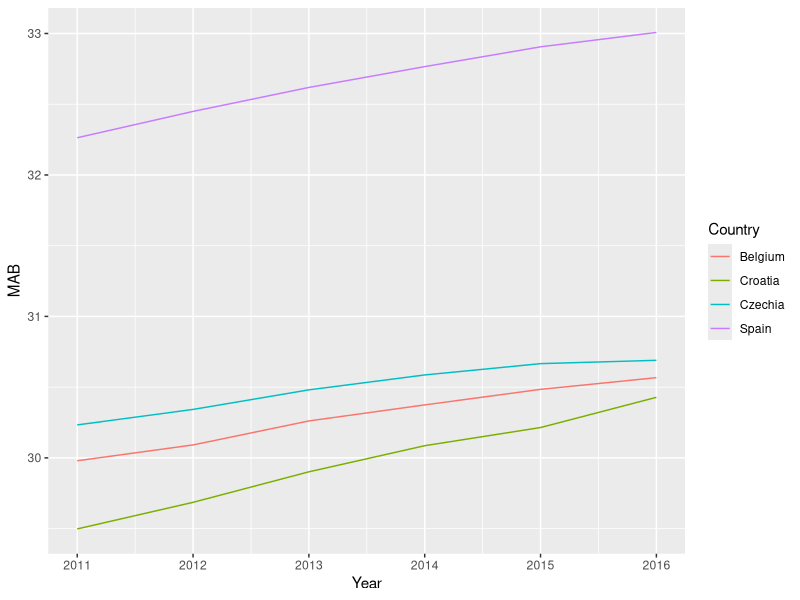
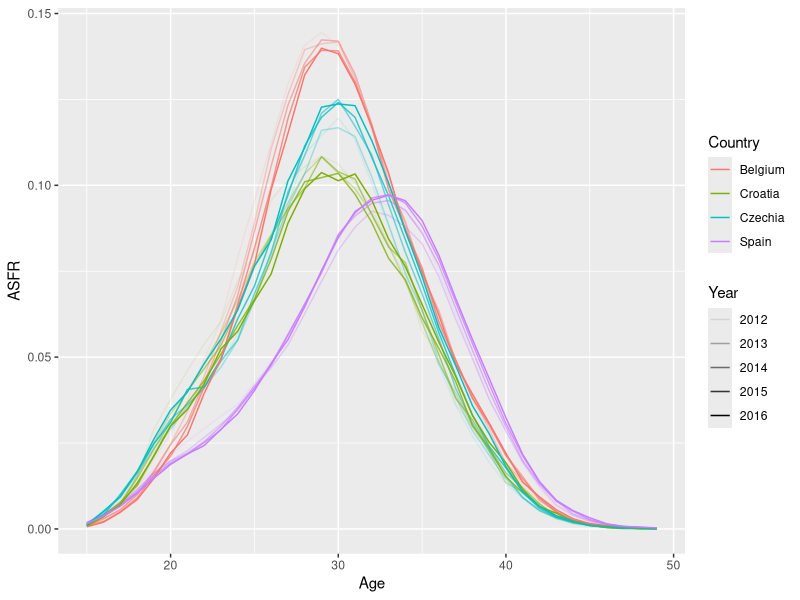
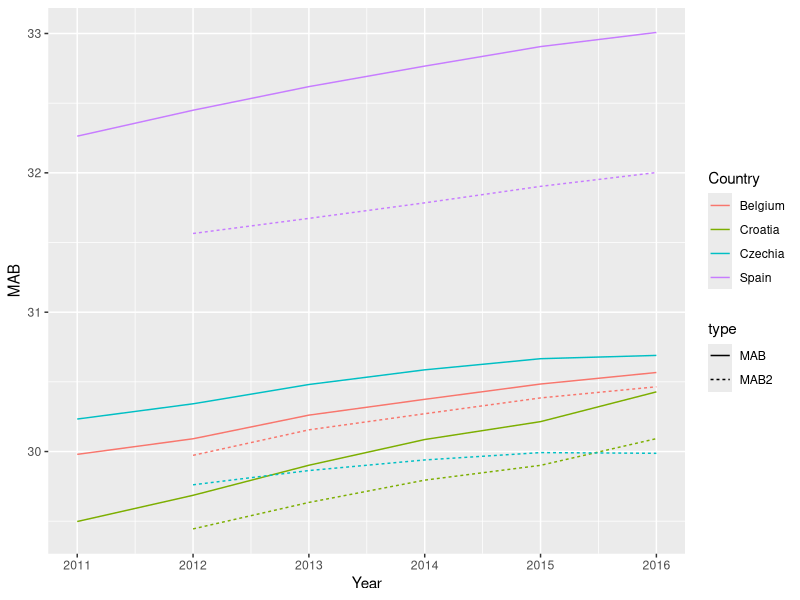

Source code (R) for these figures, in order:
## ---- chunk 1
knitr::opts_chunk$set(echo = TRUE)
## ---- chunk 2
library(tidyverse)
library(readxl)
?read_excel
Wide <- read_excel(
           path = "Data/demo_fasec.xlsx",
           range = "A10:H158")
glimpse(Wide)
## ---- chunk 3
Long <- pivot_longer(
          data = Wide, 
          cols = `2011`:`2016`,
          names_to = "TIME",
          values_to = "Births")

glimpse(Long)
## ---- chunk 4
# reverse operation
pivot_wider(data = Long,
            names_from = "TIME",
            values_from = "Births")
## ---- chunk 5
Long <- select(
  .data = Long,
  Country = `GEO/TIME`,
  Age = AGE,
  Year = TIME,
  Births 
)
head(Long)
## ---- chunk 6
Long <- 
  read_excel(
    path = "Data/demo_fasec.xlsx",
    range = "A10:H158") %>% 
  pivot_longer(
    cols = `2011`:`2016`,
    names_to = "Year",
    values_to = "Births") %>% 
  select(
     Country = `GEO/TIME`,
     Year,
     Age = AGE,
     Births)
## ---- chunk 7
Long <- 
  # first read in from Excel
  read_excel(
    path = "Data/demo_fasec.xlsx",
    range = "A10:H158") %>% 
  # stack years
  pivot_longer(
    cols = `2011`:`2016`,
    names_to = "Year",
    values_to = "Births") %>% 
  # pick out the columns
  select(
     Country = `GEO/TIME`,
     Year,
     Age = AGE,
     Births)
## ---- chunk 8
# selecting a column with $ 
unique(Long$Age)

# same thing using tidy:
Long %>% 
  pull(Age) %>% # pull() extracts column as vector
  unique()
## ---- chunk 9
1:5 == 5
## ---- chunk 10
abcde <- c("a","b","c","d","e")
abcde[1:5 == 5]
## ---- chunk 11
c("a","d","k") %in% abcde
## ---- chunk 12
Long2 <-
  Long %>% 
  # add group metadata
  group_by(Country, Year) %>% 
  # raise Total count to column for element-wise rescale
  mutate(TOT = Births[Age == "Total"]) %>% 
  # throw out Total and Unknown ages
  filter(! Age %in% c("Total", "Unknown")) %>% 
  # rescale proportions known to stated total
  mutate(Births = Births / sum(Births) * TOT) %>% 
  # groups no longer needed, let's remove them:
  ungroup()
## ---- chunk 13
Long2 %>% 
  mutate(Age = gsub(Age,
                    pattern = " years", 
                    replacement = ""),
         Age = as.integer(Age))
## ---- chunk 14
Long2 %>% 
  mutate(Age = Age %>%  
                gsub(
                  pattern = " years", 
                  replacement = "") %>% 
               as.integer())
## ---- chunk 15
Births <- 
  # first read in from Excel
  read_excel(
    path = "Data/demo_fasec.xlsx",
    range = "A10:H158") %>% 
  # stack years
  pivot_longer(
    cols = `2011`:`2016`,
    names_to = "Year",
    values_to = "Births") %>% 
  # pick out the columns
  select(
     Country = `GEO/TIME`,
     Year,
     Age = AGE,
     Births) %>% 
  # add group metadata
  group_by(Country, Year) %>% 
  # raise Total count to column for element-wise rescale
  mutate(TOT = Births[Age == "Total"]) %>% 
  # throw out Total and Unknown ages
  filter(! Age %in% c("Total", "Unknown")) %>% 
  # rescale proportions known to stated total
  mutate(Births = Births / sum(Births) * TOT) %>% 
  # groups no longer needed, let's remove them:
  ungroup() %>% 
  # clean up Age
  mutate(Age = Age %>%  
                gsub(
                  pattern = " years", 
                  replacement = "") %>% 
                as.integer(),
         Year = as.integer(Year)) %>% 
  # sort rows
  arrange(Country, Year, Age) %>% 
  # remove TOT column, no longer needed
  select(-TOT)

# have a look
glimpse(Births)
## ---- chunk 16
a <- 1:10
a %% 2
a %% 5
## ---- chunk 17
Age <- 0:20
Age - Age %% 5
## ---- chunk 18
Births %>% 
  mutate(Age = Age - Age %% 5) %>% 
  group_by(Country, Year, Age) %>% 
  summarize(Births = sum(Births),
            .groups = "drop")
## ---- chunk 19
Births %>% 
  summarize(Births = sum(Births))
## ---- chunk 20
Births %>% 
  group_by(Country, Year) %>% 
  summarize(Births = sum(Births),
            .groups = "drop")
## ---- chunk 21
Births %>% 
  mutate(Country_Group = case_when(Country == "Czechia" ~ "A",
                                   Country == "Spain" ~ "A",
                                   Country == "Belgium" ~ "B",
                                   Country == "Croatia" ~ "B")) %>% 
  group_by(Country_Group, Year) %>% 
  summarize(Births = sum(Births),
            .groups = "drop")
## ---- chunk 22
a <- 1:17
case_when(a %% 6 == 0 ~ a / 2 + 1,
          a %% 3 == 0 ~ a * 2,
          a %% 2 == 1 ~ a + 1,
          a %% 2 == 0 ~ a + 2)
## ---- chunk 23
case_when(a %% 3 == 0 ~ a * 2,
          a %% 6 == 0 ~ a / 2 + 1,
          a %% 2 == 1 ~ a + 1,
          a %% 2 == 0 ~ a + 2)
## ---- chunk 24
MAB <-
  Births %>% 
  mutate(Age = Age + .5) %>% 
  group_by(Country, Year) %>% 
  summarize(MAB = sum(Births * Age) / sum(Births),
            .groups = "drop") 
glimpse(MAB)
## ---- chunk 25
MAB %>% 
  ggplot(aes(x = Year, 
             y = MAB, 
             group = Country, 
             color = Country)) +
  geom_line()
## ---- chunk 26
Pop <- read_excel("Data/demo_pjan.xlsx",
           range = "A10:CZ510",
           na = ":")
dim(Pop)
## ---- chunk 27
# check first and last age classes
# colnames(Pop)
Pop <- 
  Pop %>% 
  pivot_longer(`Less than 1 year`:`Unknown`,
               names_to = "AGE",
               values_to = "Population") %>% 
  rename(Country = `GEO/AGE`) %>% 
  filter(!is.na(Population))

glimpse(Pop)
## ---- chunk 28
Pop %>% 
  pull(AGE) %>% 
  unique()
## ---- chunk 29
a <- c("10 years","11 years")
# standard
a %>% gsub(pattern = " years", replacement = "") %>% as.integer()
# terse regular expression
a %>% gsub(pattern = "([0-9]+).*$", replacement = "\\1") %>% as.integer()
# or a handy helper function from the readr package:
parse_number(a)
## ---- chunk 30
Pop <-
  Pop %>% 
  mutate(Age = case_when(
    AGE == "Less than 1 year" ~ 0,
    AGE == "Open-ended age class" ~ 100,
    AGE == "Unknown" ~ NA_real_,
    TRUE ~ parse_number(AGE)
  ),
  Year = as.integer(TIME)) %>% 
  select(-TIME, -AGE)
## ---- chunk 31
Pop <-
  Pop %>% 
  # declare groups
  group_by(Country, Year) %>% 
  # 1. move Unknown age up to column
  # 2. replace NAs w 0s in the new UNK column
  mutate(UNK = Population[is.na(Age)],
         UNK = ifelse(is.na(UNK), 0, UNK)) %>%  
  # remove rows with Unknown age
  filter(!is.na(Age)) %>% 
  # do the redistribution
  mutate(Population = Population + Population / sum(Population) * UNK) %>% 
  # remove groups
  ungroup() %>% 
  # remove column no longer needed
  select(-UNK) 
## ---- chunk 32
x <- tibble(A = c("a", "b", "c"),
            B = c("t", "u", "v"),
            C = 1:3)
y <- tibble(A = c("a","b","d"),
            B = c("t","u","w"),
            D = 3:1)
x
y
## ---- chunk 33
left_join(x,y)
## ---- chunk 34
right_join(x,y)
## ---- chunk 35
inner_join(x,y)
## ---- chunk 36
full_join(x,y)
## ---- chunk 37
Pop <- Pop %>% 
  # jan 1 of this year = dec 31 of last year
  mutate(Year = Year - 1) %>% 
  # back-dated, this becomes P2 of the previous year
  rename(P2 = Population) %>% 
  # Join together where Year overlaps
  inner_join(Pop, by = c("Country", "Year", "Age")) %>% 
  rename(P1 = Population) %>% 
  # Exposure calc averaging within-age
  mutate(Exposure = (P1 + P2) / 2) 
## ---- chunk 38
Pop <- read_excel("Data/demo_pjan.xlsx",
           # cell range from visual inspection
           range = "A10:CZ510",
           # NA character also from visual inspection
           na = ":") %>% 
  # stack ages
  pivot_longer(`Less than 1 year`:`Unknown`,
               names_to = "Age",
               values_to = "Population") %>% 
  filter(!is.na(Population)) %>% 
  rename(Country = `GEO/AGE`) %>% 
  # recode age
  mutate(Age = case_when(
    Age == "Less than 1 year" ~ 0,
    Age == "Open-ended age class" ~ 100,
    Age == "Unknown" ~ NA_real_,
    TRUE ~ parse_number(Age)
  ),
  Year = as.integer(TIME)) %>% 
  select(-TIME) %>% 
  # Begin redistribution of pop with unknown age
  group_by(Country, Year) %>% 
  mutate(UNK = Population[is.na(Age)],
         # Not each Country / Year has an Unknown age category
         UNK = ifelse(is.na(UNK), 0, UNK)) %>%  
  filter(!is.na(Age)) %>% 
  # The redistribution (only affects some subsets)
  mutate(Population = Population + Population / sum(Population, na.rm = TRUE) * UNK) %>% 
  select(-UNK) %>% 
  ungroup() 

# Need to cut pipe here because doing a self-join
Pop <-
  Pop %>% 
  # jan 1 of this year = dec 31 of last year
  mutate(Year = Year - 1) %>% 
  rename(P2 = Population) %>% 
  # join together left and right-side pops
  inner_join(Pop, by = c("Country", "Year", "Age")) %>% 
  rename(P1 = Population) %>% 
  # simple exposure calc
  mutate(Exposure = (P1 + P2) / 2) 

## ---- chunk 39
Dat <-
  Births %>% 
  inner_join(Pop, by = c("Country", "Year","Age")) 
## ---- chunk 40
Dat <-
  Dat %>% 
  mutate(ASFR = Births / Exposure)
## ---- chunk 41
Dat %>% 
  ggplot(aes(x = Age, 
             y = ASFR, 
             group = interaction(Country, Year),
             color = Country,
             alpha = Year)) +
  geom_line()
## ---- chunk 42
Dat %>% 
  group_by(Country, Year) %>% 
  summarize(TFR = sum(ASFR), 
            .groups = "drop") %>% 
  pivot_wider(names_from = Country, values_from = TFR)
## ---- chunk 43
Dat %>% 
  # age midpoint
  mutate(Age = Age + .5) %>% 
  # independent groups
  group_by(Country, Year) %>% 
  # weighted mean for MAB
  summarize(MAB2 = sum(ASFR * Age) / sum(ASFR),
            .groups = "drop") %>% 
  # join to previous estimate. We do full
  # because year range different, but we can plot everything
  full_join(MAB, by = c("Country","Year")) %>% 
  # stack
  pivot_longer(MAB2:MAB, names_to = "type", values_to = "MAB") %>% 
  # remove NAs from asfr-weighted MAB (no 2011 info)
  filter(!is.na(MAB)) %>% 
  ggplot(aes(x = Year, 
             y = MAB, 
             linetype = type, 
             color = Country, 
             group = interaction(Country,type))) +
  geom_line()
